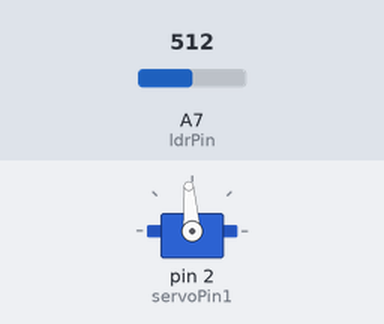
Simulated run of this sketch. Board: Arduino Nano, built with avr-gcc and run on an emulated ATmega328P. Shown: servo. The test bench sets the inputs (shaded band); at power-on: A7 (ldrPin) = 512. What the sketch prints to the serial monitor is not drawn.

Above: at 1.2 s.
1.3 s: A7 (ldrPin) set to 487
2.8 s: A7 (ldrPin) set to 510
At 3.67 s:
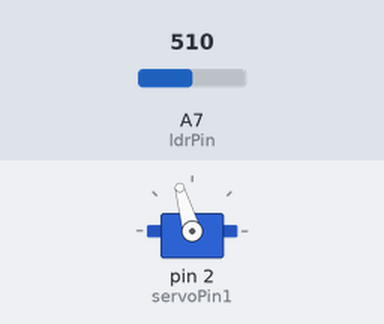
5.8 s: A7 (ldrPin) set to 490
At 5.8 s:
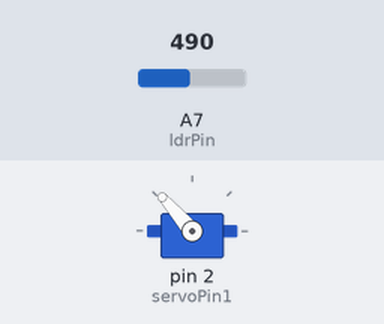
7.3 s: A7 (ldrPin) set to 511
At 8.24 s:
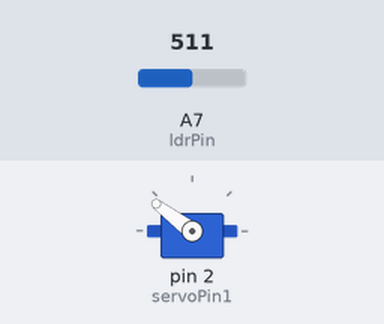
10.3 s: A7 (ldrPin) set to 306
At 10.3 s:
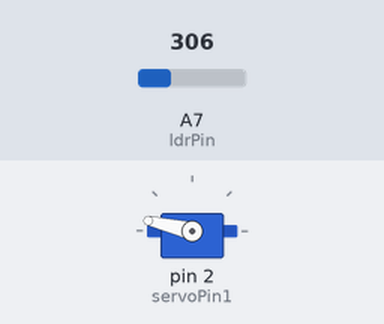
11.8 s: A7 (ldrPin) set to 716
At 12.82 s:
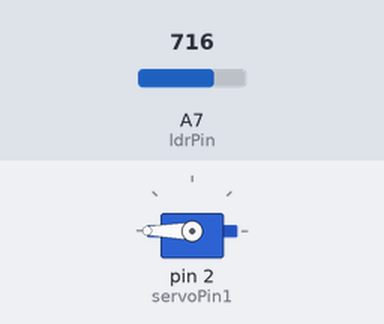
Timing chart, 0 to 15.8 s (numbered marks = the images above; inputs shaded):
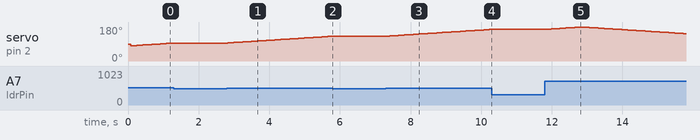

The sketch:

Servo_test.ino
```cpp
/*
 * Creation & Computation - Digital Futures, OCAD University
 * Kate Hartman / Nick Puckett
 *
 */

#include <Servo.h>

int servoPin1 = 2;      //Pin that the servo is attached to.
int moveRate = 80;      //the time between updates in milliseconds
int minAngle = 80;      //sets the low point of the movement range
int maxAngle = 180;     //sets the high point of the movement range
int moveIncrement = 1;  // how much to move the motor each cycle
int servoAngle1;

long lastTimeYouMoved1;

Servo servo1;  // create the Servo object

int ldrPin = A7;
int ldrValue;
int ldrMin = 500;
int ldrMax = 1023;

void setup() {
  servo1.attach(servoPin1);  //attach the servo to the corresponding control pin
  servoAngle1 = minAngle;

  Serial.begin(9600);
}

void loop() {

  ldrValue = analogRead(ldrPin);
  Serial.println(ldrValue);


  if (millis() - lastTimeYouMoved1 >= moveRate)  //this very simple statement is the timer,
  {                                              //it subtracts the value of the moment in time the last blink happened, and sees if that number is larger than your set blinking value

    if (ldrValue >= ldrMin && ldrValue <= ldrMax)
      servoAngle1 += moveIncrement;

    if (servoAngle1 <= minAngle || servoAngle1 >= maxAngle) {
      moveIncrement = -moveIncrement;
    }

    servo1.write(servoAngle1);  //write the value to the servo

    lastTimeYouMoved1 = millis();  //save the value in time that this switch occured, so we can use it again.
  }
}
```

Measured:
- after the input at 1.3 s, servo on pin 2 (servoPin1): stays 95° (without the input it goes to 96° after 0.03 s)
- after the input at 2.8 s, servo on pin 2 (servoPin1): moves from 95° to 131° over 2.9 s, starting at once
- after the input at 5.8 s, servo on pin 2 (servoPin1): stays 131° (without the input it goes to 132° after 0.02 s)
- after the input at 7.3 s, servo on pin 2 (servoPin1): moves from 131° to 167° over 2.9 s, starting at once
- after the input at 10.3 s, servo on pin 2 (servoPin1): stays 167° (without the input it goes to 168° after 0.02 s)
- after the input at 11.8 s, servo on pin 2 (servoPin1): rises from 167° to 180° in 1.0 s, then falls to 145° in 2.9 s
